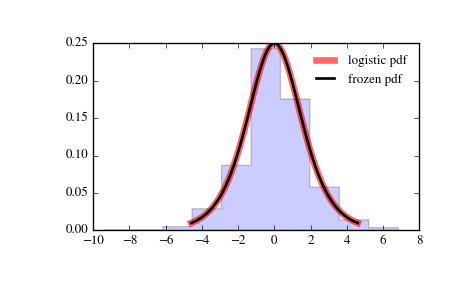

The Python source for this figure:
from scipy.stats import logistic
import matplotlib.pyplot as plt
fig, ax = plt.subplots(1, 1)

# Calculate a few first moments:

mean, var, skew, kurt = logistic.stats(moments='mvsk')

# Display the probability density function (``pdf``):

x = np.linspace(logistic.ppf(0.01),
                logistic.ppf(0.99), 100)
ax.plot(x, logistic.pdf(x),
       'r-', lw=5, alpha=0.6, label='logistic pdf')

# Alternatively, the distribution object can be called (as a function)
# to fix the shape, location and scale parameters. This returns a "frozen"
# RV object holding the given parameters fixed.

# Freeze the distribution and display the frozen ``pdf``:

rv = logistic()
ax.plot(x, rv.pdf(x), 'k-', lw=2, label='frozen pdf')

# Check accuracy of ``cdf`` and ``ppf``:

vals = logistic.ppf([0.001, 0.5, 0.999])
np.allclose([0.001, 0.5, 0.999], logistic.cdf(vals))
# True

# Generate random numbers:

r = logistic.rvs(size=1000)

# And compare the histogram:

ax.hist(r, normed=True, histtype='stepfilled', alpha=0.2)
ax.legend(loc='best', frameon=False)
plt.show()
